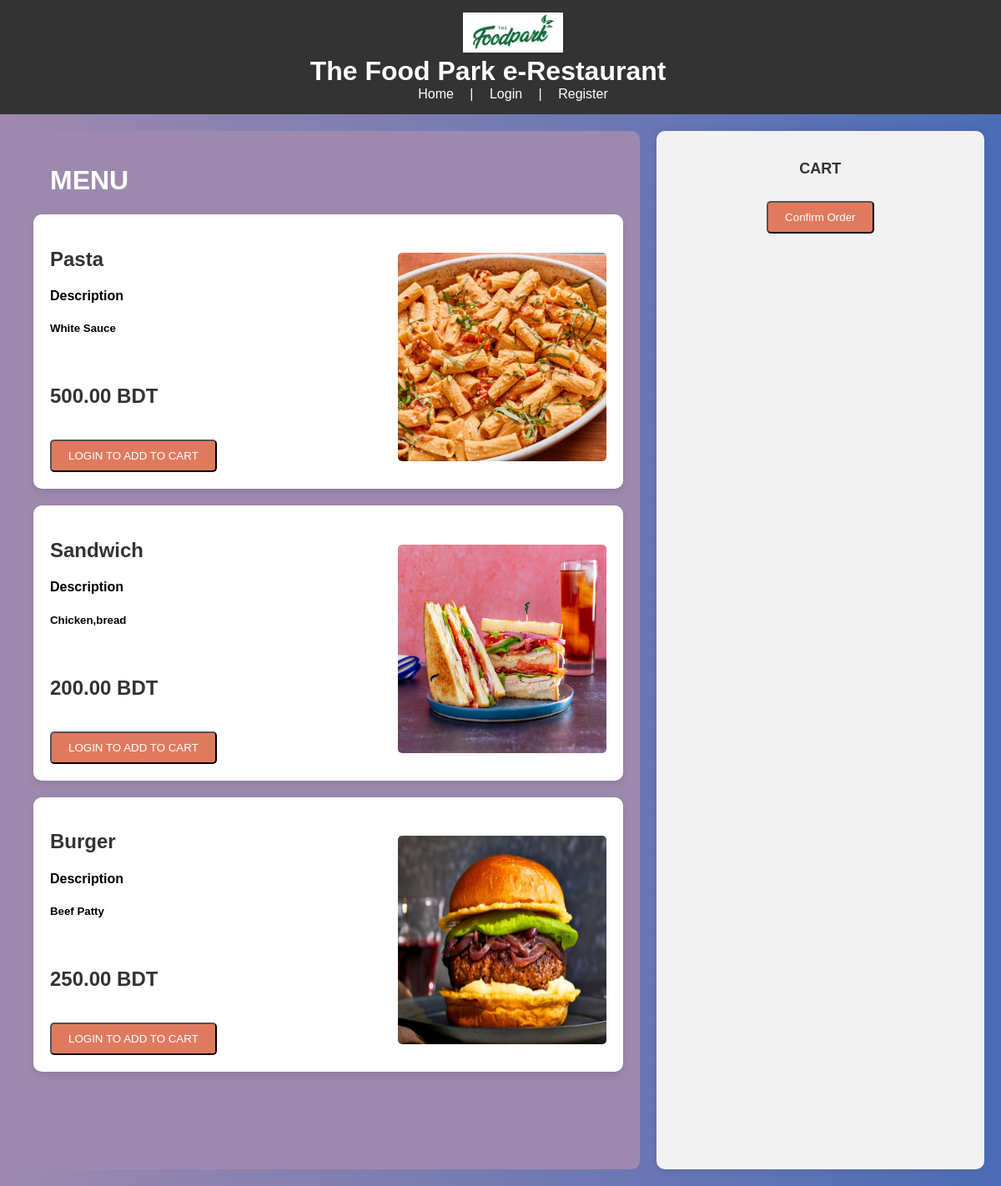
The page / on the database its author committed.
### restaurant/models.py (models this page shows, shortened)
class Configuration(models.Model):
    title = models.CharField(max_length=30,default=None)
    logo = models.ImageField(upload_to='media/',default = None)

class Menu(models.Model):
    item_name = models.CharField(max_length=30)
    price = models.DecimalField(decimal_places=2,max_digits=6)
    description = models.TextField()
    image = models.ImageField(upload_to='media/')

### restaurant/views.py (the view)
# urls.py: path('',views.index,name='index'),
def index(request):
    return render(request,"restaurant/index.html",{
        'user':request.user,
        'menu_items' : Menu.objects.all(),
        })

### restaurant/context_processors.py (called while the page is built)
def global_context(request):
    return {'restaurant': Configuration.objects.first()}

### restaurant/templates/restaurant/index.html (shortened to what this page needs)
{% extends 'restaurant/layout.html' %}
{% block content %}
    <div id="menu">
        <h1>MENU</h1>
        {%for item in menu_items %}
            <div class="item">
                <h2 id="food">{{item.item_name}}</h2>
                <p>
                    <h4>Description </h4>
                    <h5 style="text-wrap: wrap; width:80%;"> {{item.description}}</h5>
                </p>
                <img align='right' src="{{item.image.url}}" class = "menu_image">
                <br>
                <h2 id="food">{{item.price}} BDT</h2>
                <br>
            {%if user.is_authenticated %}
                <form action = "{% url 'add_to_cart' item_id=item.id %}" method = "post">
                    {% csrf_token %}
                    <button type = 'submit' class="button add-to-cart-btn">ADD TO CART</button>
                </form>
            {% else %}
              <form action = "{% url 'login' %}" method ="get">
                <button type = 'submit' class="button add-to-cart-btn">LOGIN TO ADD TO CART</button>
              </form>
            {%endif%}
            </div>
        {%endfor%}
    </div>
    <div id="cart">
        {%if not placed %}
        <h2>CART</h2>
    <form action = "{% url 'confirm_order' %}" method = "post">
            <br>
            <button type = 'submit' class="button add-to-cart-btn">Confirm Order</button>
        </form>
        <br>
{%else%}
        <h3>Your order is being processed. </h3>
{% endif %}
</div>
{% endblock %}

### restaurant/templates/restaurant/layout.html (shortened to what this page needs)
{% load static %}
<!DOCTYPE html>
<html>
<head>
    <link rel="stylesheet" href="{% static 'restaurant/styles.css' %}">
</head>
<body>
    <div id="header">
        <img src = "{{restaurant.logo.url}}" id = "main-logo">
        {%if restaurant.title %}
            <h1>{{restaurant.title}} e-Restaurant</h1>
        {%else%}
            <h1>Restaurant Ordering System</h1>
            {{restaurant.title}}
        {%endif%}
        <a href="{% url 'index' %}">Home</a> |
        {% if user.is_authenticated %}
        Signed in as {{ user.username }} | <a href="{% url 'logout' %}">Logout</a>
            {% if user.is_admin %}
                <button class="panel-button"  onclick="window.location.href='{% url 'admin_home' %}'">Admin Panel</button>
            {%else%}
                 <button class="panel-button"  onclick="window.location.href='{% url 'user_orders' %}'">My Orders</button>
            {% endif %}
        {% else %}
            <a href="{% url 'login' %}">Login</a> |
            <a href="{% url 'register' %}">Register</a>
        {% endif %}
    </div>
    <div id="main-content">
        {% block content %}{% endblock %}
    </div>
</body>
</html>

### restaurant/static/restaurant/styles.css (style rules this page uses)
body { font-family: 'Arial', sans-serif; margin: 0; padding: 0; display: flex; flex-direction: column; height: 100vh; background: linear-gradient(to right, rgb(158, 137, 174), #4b6cb7); }
#header { background-color: #333; color: white; padding: 15px; text-align: center; width: 100%; z-index: 1000; }
#header h1 { margin: 0; text-align: center; position: relative; right:30px; }
#header a { color: white; text-decoration: none; margin: 0 15px; text-align: center; }
#main-content { display: flex; flex: 1; padding: 20px; }
#menu { flex: 2; padding: 20px; background-color: rgb(158, 137, 174); overflow: hidden; border-radius: 10px; }
#menu h1 { padding-left: 20px; color:white; }
.item { background-color: #fff; border-radius: 10px; padding: 20px; margin-bottom: 20px; box-shadow: 0 4px 8px rgba(0, 0, 0, 0.1); }
#menu img { display: block; margin: 0 auto; width: 250px; height: 250px; border-radius: 5px; margin-bottom: 10px; position: relative; bottom:120px; }
#cart { flex: 1; padding: 20px; background-color: #f2f2f2; text-align: center; border-radius: 10px; box-shadow: 0 0 10px rgba(0, 0, 0, 0.1); margin-left: 20px; }
#cart h2 { margin-bottom: 10px; font-size: 18px; color: #333; }
.button { background-color: #e07a5f; color: white; padding: 10px 20px; border-radius: 5px; cursor: pointer; transition: background-color 0.3s; }
h2 { color: #333; }
#main-logo { width:120px; }

### rows shown on the page
Configuration: logo (picture), title "The Food Park"
Menu: item_name "Pasta", description "White Sauce", image (picture), price "500.00"
Menu: item_name "Sandwich", description "Chicken,bread", image (picture), price "200.00"
Menu: item_name "Burger", description "Beef Patty", image (picture), price "250.00"
